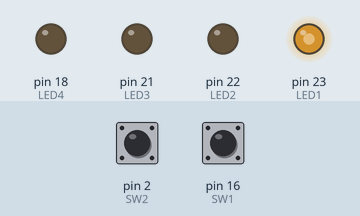
This sketch was run on a simulated Arduino Mega 2560, built with avr-gcc and run on an emulated ATmega2560. Parts: output pins drawn as LEDs (lit = HIGH). Inputs (shaded band) come from the test bench; at power-on: pin 2 (SW2) HIGH, pin 16 (SW1) HIGH.

Above: at 0.1 s.
Timing chart, 0 to 1.6 s (numbered marks = the images above):
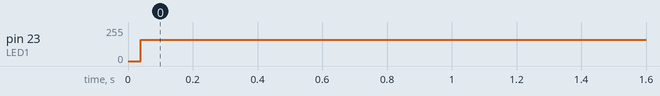

Measured:
- by itself, pin 23 (LED1): 0/255 → 159/255 at 0.04 s

The sketch:

sketch_jul21b.ino
```cpp
int LED1 = 23;
int LED2 = 22;
int LED3 = 21;
int LED4 = 18;
int SW1 = 16;
int SW2 = 2;
int S1 = 0;
int S2 = 1;

void setup() {
  pinMode(LED1, OUTPUT);
  pinMode(LED2, OUTPUT);
  pinMode(LED3, OUTPUT);
  pinMode(LED4, OUTPUT);
  pinMode(SW1, INPUT);
  pinMode(SW2, INPUT);
}

void loop() {
  S1 = digitalRead(SW1);
  S2 = digitalRead(SW2);

  if (SW1 == LOW) {
    digitalWrite(LED1, HIGH);
  } else {
    digitalWrite(LED1, LOW);
  }

  if (SW1 == HIGH) {
    digitalWrite(LED1, HIGH);
  } else {
    digitalWrite(LED1, LOW);
  }

  if (SW1 == LOW) {
    digitalWrite(LED1, LOW);
  } else {
    digitalWrite(LED1, HIGH);
  }

  if (SW1 == HIGH) {
    digitalWrite(LED1, LOW);
  } else {
    digitalWrite(LED1, HIGH);
  }
  //------------------------
  if (SW2 == LOW) {
    digitalWrite(LED1, HIGH);
  } else {
    digitalWrite(LED1, LOW);
  }

  if (SW2 == HIGH) {
    digitalWrite(LED1, HIGH);
  } else {
    digitalWrite(LED1, LOW);
  }

  if (SW2 == LOW) {
    digitalWrite(LED1, LOW);
  } else {
    digitalWrite(LED1, HIGH);
  }

  if (SW2 == HIGH) {
    digitalWrite(LED1, LOW);
  } else {
    digitalWrite(LED1, HIGH);
  }


}
```
